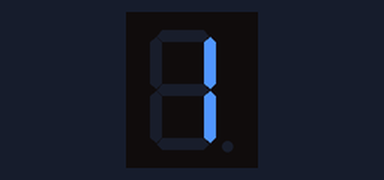
Recording of a sketch running on a simulated Arduino Uno, built with avr-gcc and run on an emulated ATmega328P. Shown: 1-digit seven-segment display. Wiring (inferred from the names in the program): 1-digit 7-segment display, segments lit when HIGH: segments pin 7, pin 6, pin 5, pin 11, pin 10, pin 8, pin 9, pin 4. The segment pins are drawn as the display they are named for.

Above: at 0.1 s.
At 2.1 s:
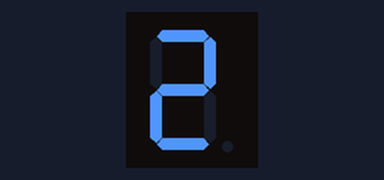
At 3.1 s:
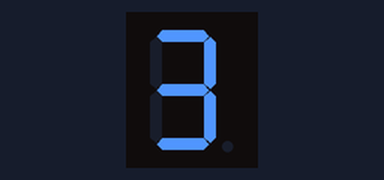
At 4.1 s:
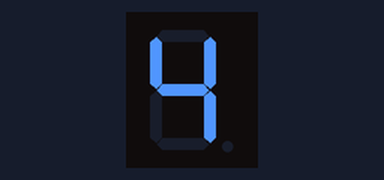
At 6.1 s:
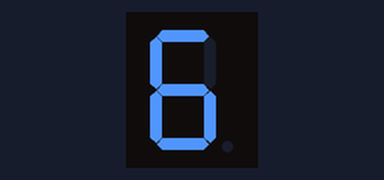
At 9.1 s:
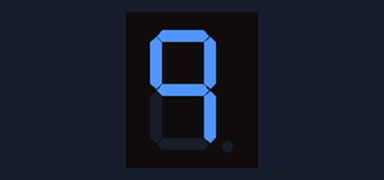

Measured:
- by itself, everything shown: repeats every 12.0 s, in 9 steps
- what the display in image 1 shows lasts 1.0 s, from 2.0 s to 3.0 s
- what the display in image 5 shows lasts 3.0 s, from 9.0 s to 12.0 s

The sketch:

shumaguan.ino
```cpp
int a = 7;
int b = 6;
int c = 5;
int d = 11;
int e = 10;
int f = 8;
int g = 9;
int dp =4;

void digital_1(void)
{
  unsigned char j;
  digitalWrite(c,HIGH);
  digitalWrite(b,HIGH);
  for(j=7;j<=11;j++)
  digitalWrite(j,LOW);
  digitalWrite(dp,LOW);
}
void digital_2(void)
{
  unsigned char j;
  digitalWrite(b,HIGH);
  digitalWrite(a,HIGH);
  for(j=9;j<=11;j++)
  digitalWrite(j,HIGH);
  digitalWrite(dp,LOW);
  digitalWrite(c,LOW);
  digitalWrite(f,LOW);
}
void digital_3(void)
{
  unsigned char j;
  digitalWrite(g,HIGH);
  digitalWrite(d,HIGH);
  for(j=5;j<=7;j++)
  digitalWrite(j,HIGH);
  digitalWrite(dp,LOW);
  digitalWrite(f,LOW);
  digitalWrite(e,LOW);
}
void digital_4(void)
{
  digitalWrite(c,HIGH);
  digitalWrite(b,HIGH);
  digitalWrite(f,HIGH);
  digitalWrite(g,HIGH);
  digitalWrite(dp,LOW);
  digitalWrite(a,LOW);
  digitalWrite(e,LOW);
  digitalWrite(d,LOW);
}
void digital_5(void)
{
  unsigned char j;
  for(j=7;j<=9;j++)
  digitalWrite(j,HIGH);
  digitalWrite(c,HIGH);
  digitalWrite(d,HIGH);
  digitalWrite(dp,LOW);
  digitalWrite(b,LOW);
  digitalWrite(e,LOW);
}
void digital_6(void)
{
  unsigned char j;
  for(j=7;j<=11;j++)
  digitalWrite(j,HIGH);
  digitalWrite(c,HIGH);
  digitalWrite(dp,LOW);
  digitalWrite(b,LOW);
}
void digital_7(void)
{
  unsigned char j ;
  for(j=5;j<=7;j++)
   digitalWrite(j,HIGH);
   digitalWrite(dp,LOW);
   for(j=8;j<=11;j++)
   digitalWrite(j,LOW);
}
void digital_8(void)
{
  unsigned char j;
  for(j=5;j<=11;j++)
  digitalWrite(j,HIGH);
  digitalWrite(dp,LOW);
}
void digital_9(void)
{
  unsigned char j;
  for(j=5;j<=9;j++)
  digitalWrite(j,HIGH);
  digitalWrite(dp,LOW);
  digitalWrite(e,LOW);
  digitalWrite(d,LOW);
}

void setup() {
  // put your setup code here, to run once:
  int i=0;
  for(i=4;i<=11;i++)
  {
  pinMode(i,OUTPUT);
  }
}

void loop(){
  while(1){
    digital_1();
    delay(2000);
    digital_2();
    delay(1000);
    digital_3();
    delay(1000);
    digital_4();
    delay(1000);
    digital_5();
    delay(1000);
    digital_6();
    delay(1000);
    digital_7();
    delay(1000);
    digital_8();
    delay(1000);
    digital_9();
    delay(3000);
  }
}
```
